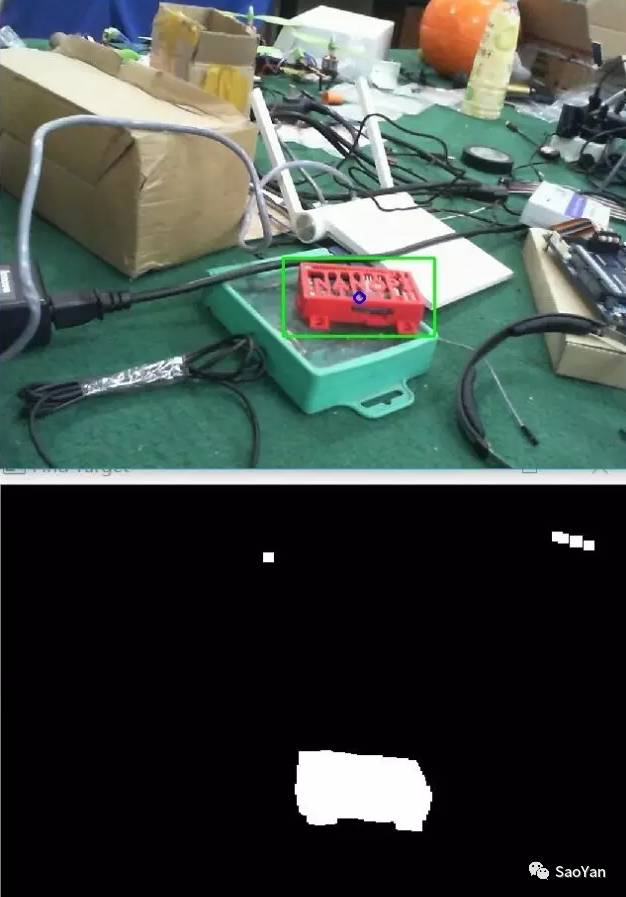
%> input picture 目标提取/Test.jpg, 626 x 897 px
$ octave conm2.m   (GNU Octave 9; MATLAB toolbox functions it lacks are replaced by stand-ins)
%> lines starting %> are read from the running program, lines starting %| are printed output that depends on the picture; in (x1, y1, x2, y2) boxes, pixels count from 0 and x2, y2 are one past the last pixel; in counts of white or black regions, pixels touching at a corner belong together; the program's own positions count from 1
clc;clear;
I=imread('Test.jpg');
%> I is the input picture: size 897x626x3 uint8; mean R, G, B 65.7, 74.2, 69.6
I=uint8(I(1:400,1:626,1:3));
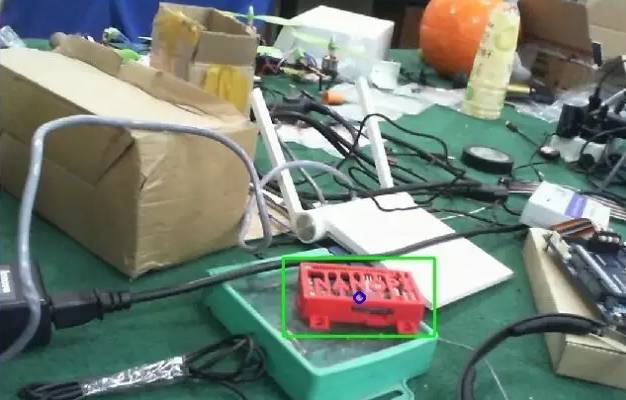
%> I: size 400x626x3 uint8; mean R, G, B 116.3, 128, 116.9
subplot(2,2,1)
imshow(I);
%%
r=I(:,:,1);
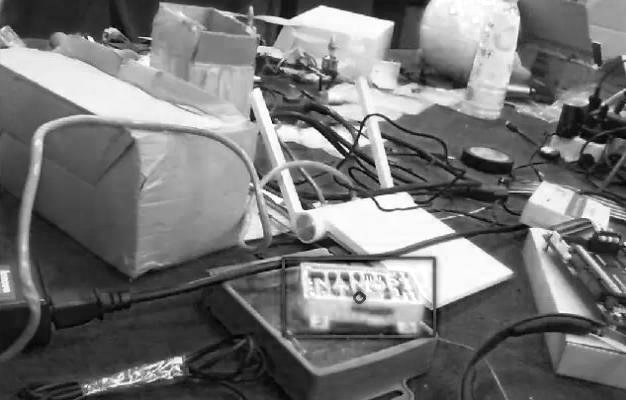
%> r: size 400x626 uint8; min 0, max 255, mean 116.3
g=I(:,:,2);
b=I(:,:,3);
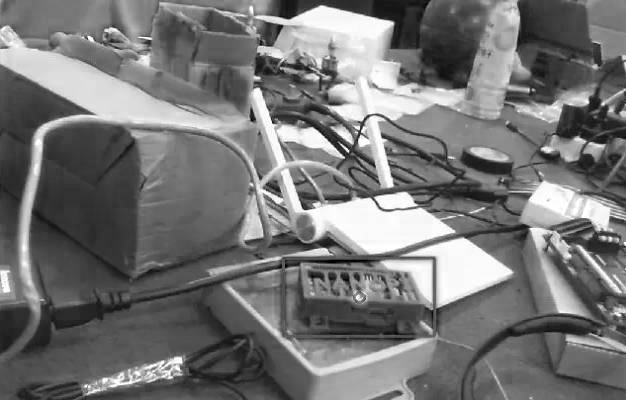
%> b: size 400x626 uint8; min 0, max 255, mean 116.9
%%
%根据颜色索引该小车区域
r1=r>180&r<255;
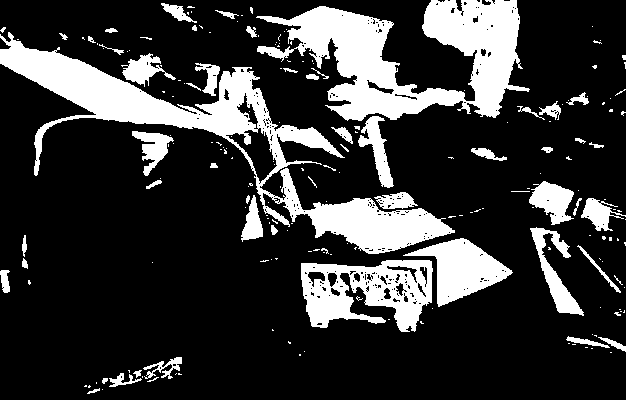
%> r1: size 400x626 logical; 21.5% white; 203 white regions (151 under 20 px), largest, box (x1, y1, x2, y2) and area: (0, 32, 455, 254) 17713, (256, 0, 530, 121) 15644, (301, 260, 433, 332) 5752
g1=g>50&g<130;
%> g1: size 400x626 logical; 49.6% white; 255 white regions (220 under 20 px), largest, box (x1, y1, x2, y2) and area: (0, 65, 356, 400) 55927, (0, 0, 626, 400) 51879, (285, 260, 433, 335) 6542
b1=b>55&b<140;
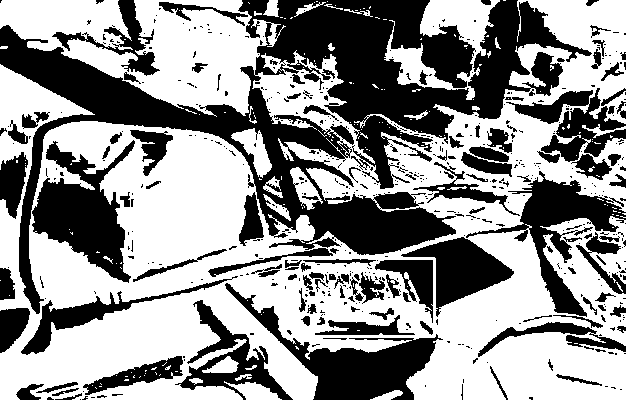
%> b1: size 400x626 logical; 57.5% white; 546 black regions (423 under 20 px), largest, box (x1, y1, x2, y2) and area: (0, 0, 592, 314) 49970, (32, 140, 135, 283) 6856, (225, 283, 443, 400) 6799
im_con=r1.*g1.*b1;
%> im_con: size 400x626 double; values 0 (black) and 1 (white), 1.6% white; 31 white regions (29 under 20 px), largest, box (x1, y1, x2, y2) and area: (301, 263, 425, 332) 3161, (422, 8, 479, 53) 801
subplot(2,2,2)
imshow(im_con);
%%
%观察到有两个区域符合要求
im=bwconncomp(im_con);
%> im = 31 connected components
s=im.PixelIdxList{1};
%> s = 3161 values, max 169905 at index 3084, min 120671 at index 1, mean 144369.3
%%
%重建区域
im_box=zeros(size(r));
im_box(s)=1;
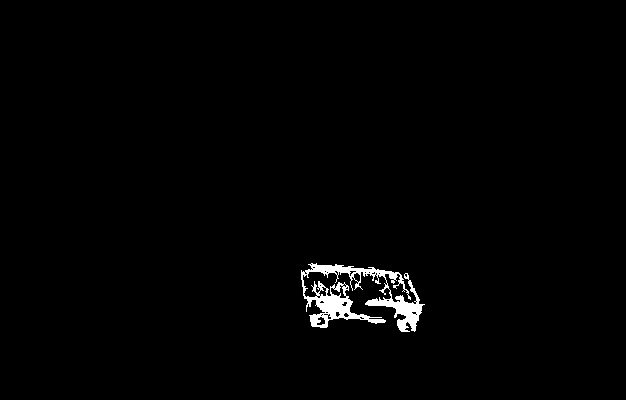
%> im_box: size 400x626 double; values 0 (black) and 1 (white), 1.3% white; 1 white region, box (x1, y1, x2, y2) and area: (301, 263, 425, 332) 3161
subplot(2,2,3)
imshow(im_box);
%%
[row,col]=find(im_box);
%> row = 3161 values from 264 to 332; col = 3161 values from 302 to 425
minrow=min(row);
%> minrow = 264
maxrow=max(row);
%> maxrow = 332
mincol=min(col);
%> mincol = 302
maxcol=max(col);
%> maxcol = 425
subplot(2,2,4)
imshow(I(minrow:maxrow,mincol:maxcol,1:3));
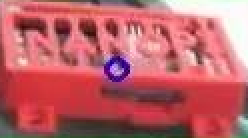
%> displayed picture: size 69x124x3, on the screen's scale of 0 to 255 (shown 2 times larger); mean R, G, B 189.4, 98.3, 104.5

$ run again, with 目标提取/untitled.jpg copied over 目标提取/Test.jpg
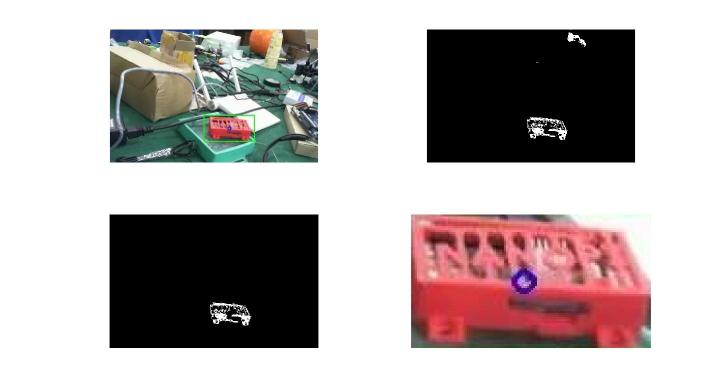
%> input picture 目标提取/untitled.jpg, 1440 x 782 px (shown at 1/2 size)
%> I is the input picture: size 782x1440x3 uint8; mean R, G, B 184.2, 175, 174.7
%> I: size 400x626x3 uint8
%> `r1=r>180&r<255;`:
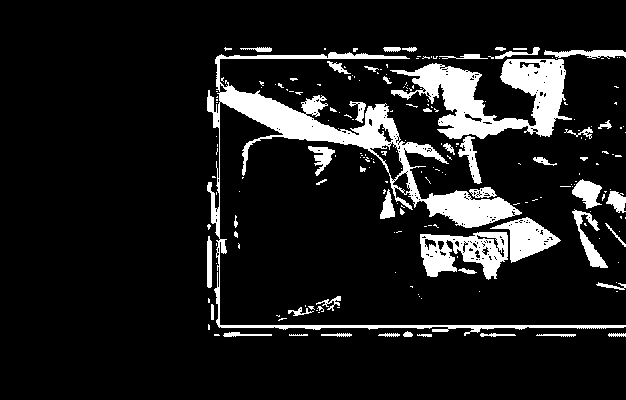
%> r1: size 400x626 logical; 11.4% white; 211 white regions (160 under 20 px), largest, box (x1, y1, x2, y2) and area: (207, 52, 626, 336) 11347, (390, 59, 572, 139) 6825, (420, 232, 508, 280) 2474
%> g1: size 400x626 logical; 21.4% white; 191 white regions (167 under 20 px), largest, box (x1, y1, x2, y2) and area: (220, 103, 457, 325) 24714, (220, 59, 626, 325) 18626, (555, 59, 626, 138) 3182
%> b1: size 400x626 logical; 24.6% white; 147 white regions (128 under 20 px), largest, box (x1, y1, x2, y2) and area: (220, 59, 626, 325) 57698, (499, 59, 549, 125) 1173, (475, 82, 525, 119) 591
%> im_con: size 400x626 double; values 0 (black) and 1 (white), 0.7% white; 27 white regions (21 under 20 px), largest, box (x1, y1, x2, y2) and area: (421, 245, 457, 277) 526, (427, 234, 492, 255) 357, (500, 64, 538, 94) 355, (463, 252, 502, 280) 350, (458, 268, 477, 274) 56, (492, 245, 499, 259) 26
%> im = 27 connected components
%> s = [168239; 168240; 168241; 168242; 168243; 168244]
%> im_box: size 400x626 double; values 0 (black) and 1 (white), 0% white in thin lines or dots, all inside (x1, y1, x2, y2) = (420, 238, 421, 244)
%> row = [239; 240; 241; 242; 243; 244]; col = [421; 421; 421; 421; 421; 421]
%> minrow = 239
%> maxrow = 244
%> mincol = 421
%> `imshow(I(minrow:maxrow,mincol:maxcol,1:3));`:
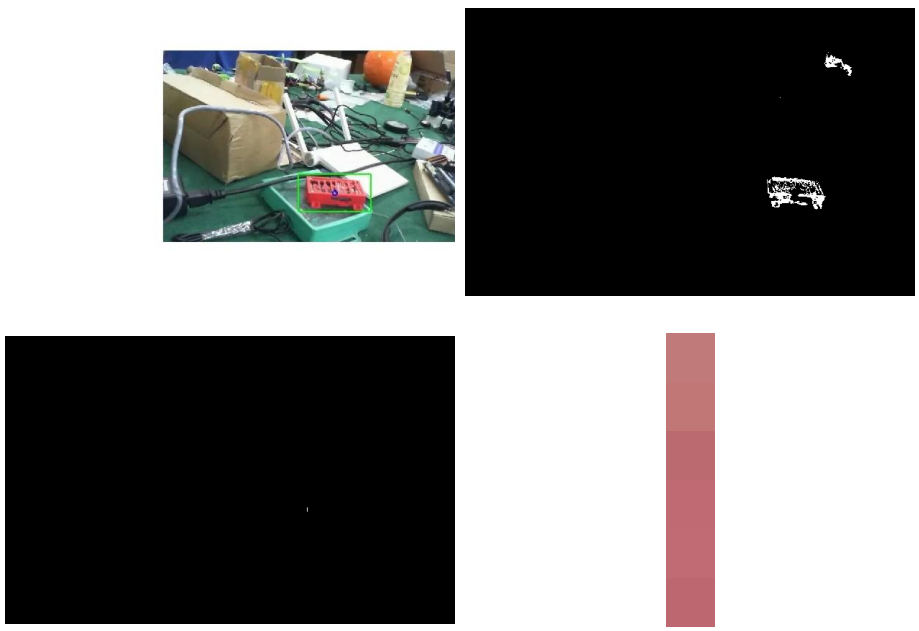
%> figure redrawn from the program's plot data, 4 panels
